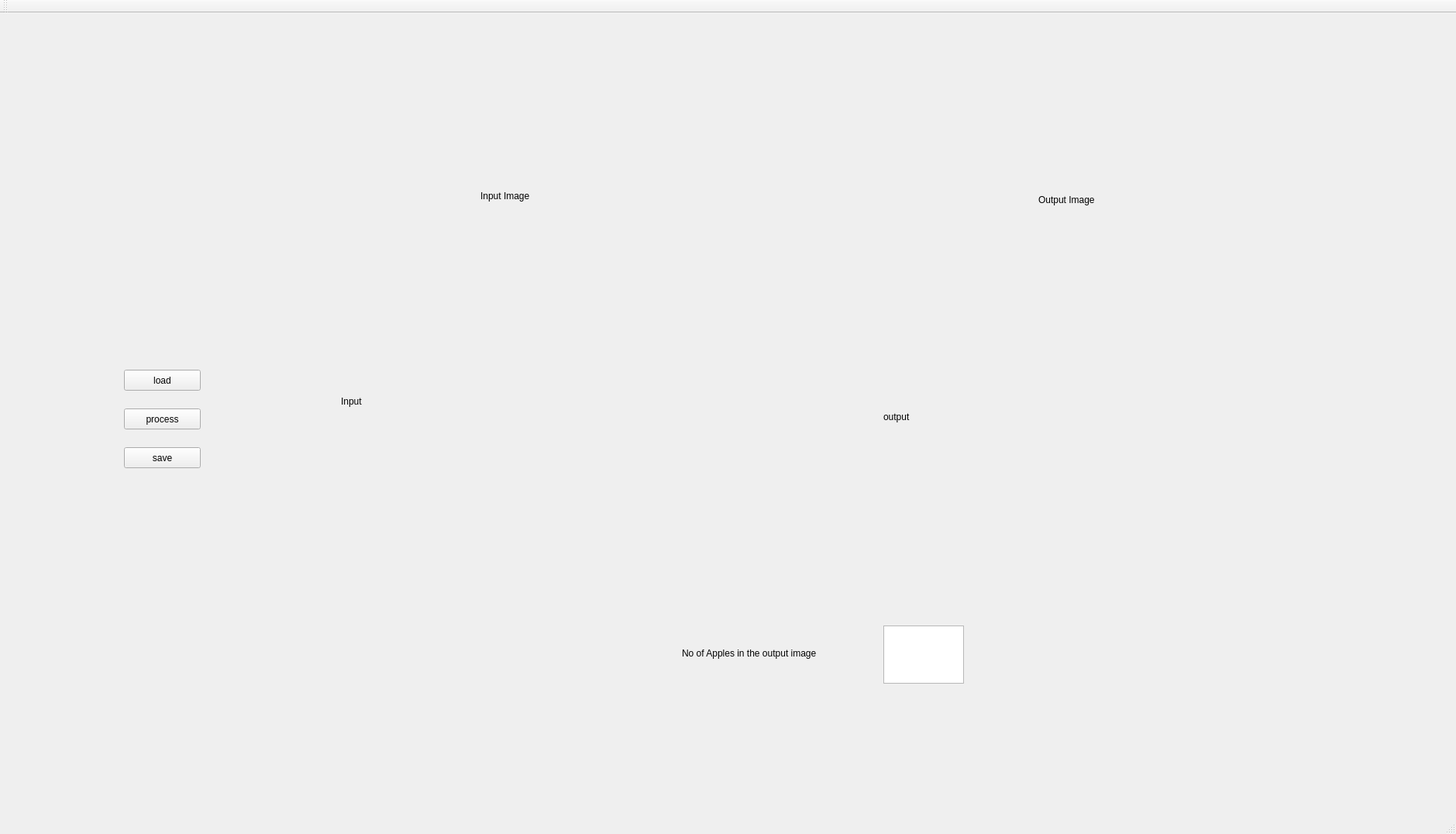
<?xml version="1.0" encoding="UTF-8"?>
<ui version="4.0">
 <class>MainWindow</class>
 <widget class="QMainWindow" name="MainWindow">
  <property name="geometry">
   <rect>
    <x>0</x>
    <y>0</y>
    <width>1879</width>
    <height>1076</height>
   </rect>
  </property>
  <property name="windowTitle">
   <string>MainWindow</string>
  </property>
  <widget class="QWidget" name="centralWidget">
   <widget class="QLabel" name="input">
    <property name="geometry">
     <rect>
      <x>440</x>
      <y>270</y>
      <width>521</width>
      <height>461</height>
     </rect>
    </property>
    <property name="text">
     <string>Input</string>
    </property>
   </widget>
   <widget class="QLabel" name="output">
    <property name="geometry">
     <rect>
      <x>1140</x>
      <y>290</y>
      <width>521</width>
      <height>461</height>
     </rect>
    </property>
    <property name="text">
     <string>output</string>
    </property>
   </widget>
   <widget class="QPushButton" name="pushButton">
    <property name="geometry">
     <rect>
      <x>160</x>
      <y>460</y>
      <width>99</width>
      <height>27</height>
     </rect>
    </property>
    <property name="text">
     <string>load</string>
    </property>
   </widget>
   <widget class="QPushButton" name="process">
    <property name="geometry">
     <rect>
      <x>160</x>
      <y>510</y>
      <width>99</width>
      <height>27</height>
     </rect>
    </property>
    <property name="text">
     <string>process</string>
    </property>
   </widget>
   <widget class="QPushButton" name="pushButton_3">
    <property name="geometry">
     <rect>
      <x>160</x>
      <y>560</y>
      <width>99</width>
      <height>27</height>
     </rect>
    </property>
    <property name="text">
     <string>save</string>
    </property>
   </widget>
   <widget class="QTextEdit" name="textEdit">
    <property name="geometry">
     <rect>
      <x>1140</x>
      <y>790</y>
      <width>104</width>
      <height>75</height>
     </rect>
    </property>
   </widget>
   <widget class="QLabel" name="label">
    <property name="geometry">
     <rect>
      <x>880</x>
      <y>800</y>
      <width>251</width>
      <height>51</height>
     </rect>
    </property>
    <property name="text">
     <string>No of Apples in the output image</string>
    </property>
   </widget>
   <widget class="QLabel" name="label_2">
    <property name="geometry">
     <rect>
      <x>620</x>
      <y>220</y>
      <width>91</width>
      <height>31</height>
     </rect>
    </property>
    <property name="text">
     <string>Input Image</string>
    </property>
   </widget>
   <widget class="QLabel" name="label_3">
    <property name="geometry">
     <rect>
      <x>1340</x>
      <y>230</y>
      <width>101</width>
      <height>21</height>
     </rect>
    </property>
    <property name="text">
     <string>Output Image</string>
    </property>
   </widget>
  </widget>
  <widget class="QMenuBar" name="menuBar">
   <property name="geometry">
    <rect>
     <x>0</x>
     <y>0</y>
     <width>1879</width>
     <height>25</height>
    </rect>
   </property>
  </widget>
  <widget class="QToolBar" name="mainToolBar">
   <attribute name="toolBarArea">
    <enum>TopToolBarArea</enum>
   </attribute>
   <attribute name="toolBarBreak">
    <bool>false</bool>
   </attribute>
  </widget>
  <widget class="QStatusBar" name="statusBar"/>
 </widget>
 <layoutdefault spacing="6" margin="11"/>
 <resources/>
 <connections/>
</ui>
